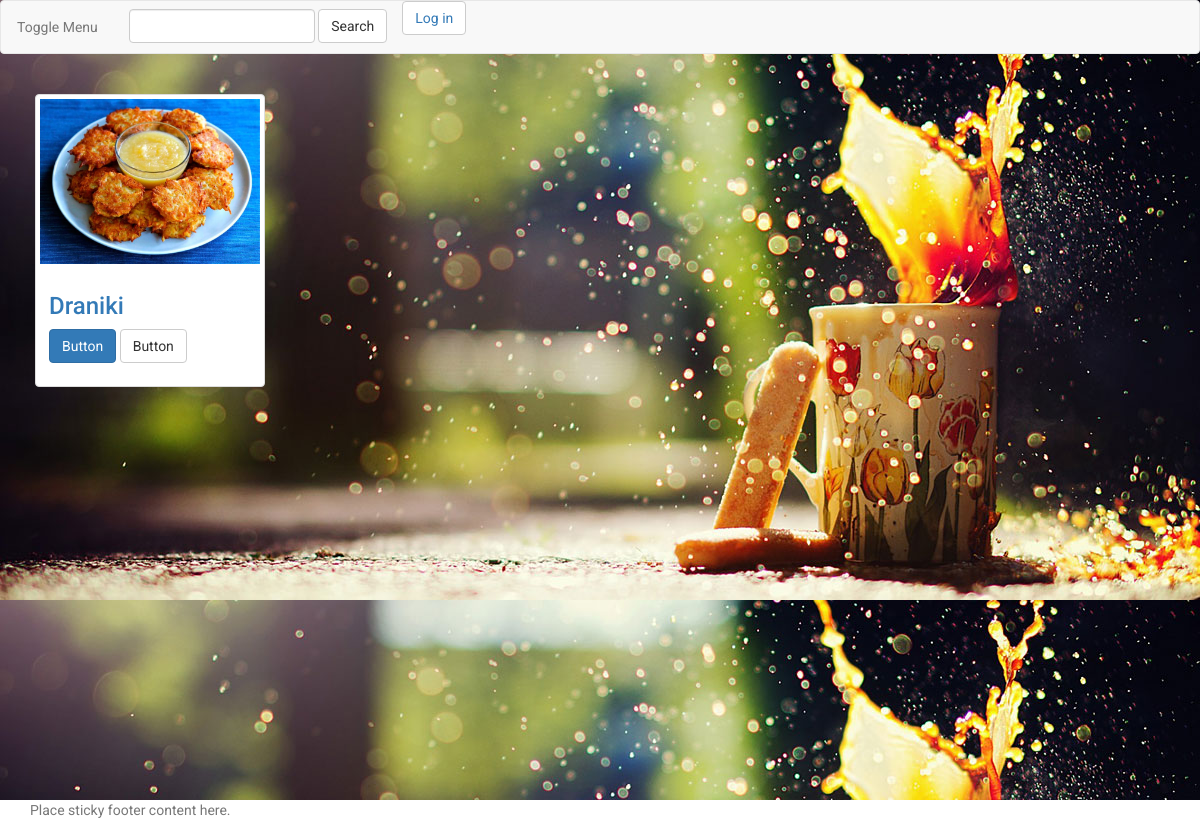
The app's page /countries/1/ with its own data.
### base/models.py (models this page shows, shortened)
class Dish(models.Model):
    name = models.CharField(max_length=256, help_text='max_length=256')
    description = models.CharField(max_length=256, help_text='max_length=256', blank=True)
    main_img = models.ImageField(upload_to='base/dish_img/', blank=True, null=True)
    country = models.ForeignKey(Countries, on_delete=models.CASCADE, null=True)
    recipe = models.CharField(max_length=2048, help_text='max_length=2048', blank=True, null=True, default=None)
    class Meta:
        verbose_name = "National Dish"
        verbose_name_plural = "National Dishes"

### base/views.py (the view)
# urls.py: url(r'^countries/(?P<pk>[0-9]+)/$', views.CountryView.as_view(), name='country'),
class CountryView(DetailView):
    model = Countries
    template_name = 'base/country.html'
    def get(self, request, *args, **kwargs):
        self.object = self.get_object()
        context = self.get_context_data(object=self.object)
        context['username'] = auth.get_user(request)
        return self.render_to_response(context)

### templates/base/country.html (shortened to what this page needs)
{% extends 'base.html' %}
{% load static %}
{% block content %}
<div id="page-content-wrapper">
    <div class="container-fluid">
        <div class="row">
            {% for object in countries.dish_set.all %}
                <label for="ctr{{forloop.counter}}">
                    {% include 'base/dish_object.html' %}
                </label><br>
            {% endfor %}
        </div>
    </div>
</div>
{% endblock %}

### templates/base/dish_object.html
<div class="col-sm-6 col-md-4">
    <div class="thumbnail">
        <img src="{{ object.main_img.url }}" alt="...">
        <div class="caption">
            <a href="{% url 'base:dish' object.id %}"><h3>{{ object.name }}</h3></a>
            <p><a href="#" class="btn btn-primary" role="button">Button</a> <a href="#" class="btn btn-default" role="button">Button</a></p>
        </div>
    </div>
</div>

### static/dev/css/style.css (style rules this page uses)
html, body { height: 100%; max-height: 100%; font-family: 'Roboto', sans-serif; }

### static/dev/css/simple-sidebar.css (style rules this page uses)
body { overflow-x: hidden; }
#page-content-wrapper { width: 100%; position: absolute; padding: 15px; }
@media (min-width:768px) { #page-content-wrapper { padding: 20px; position: relative; } }

### records on screen
Dish: main_img (picture), name "Draniki"
